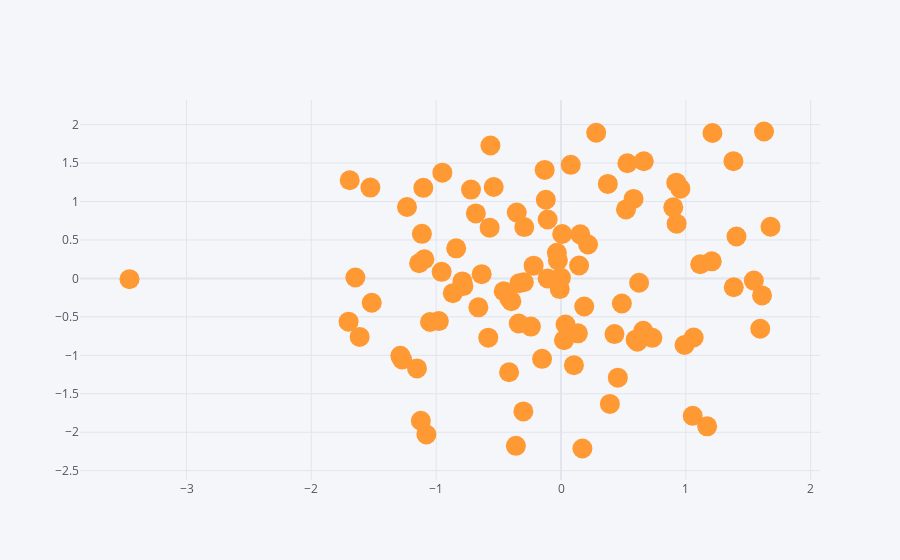

Notebook code cell kept with this figure:
### Code cell
# to enlarge the points use size 
df.iplot(kind='scatter',x='A',y='B',mode='markers',size=20)
